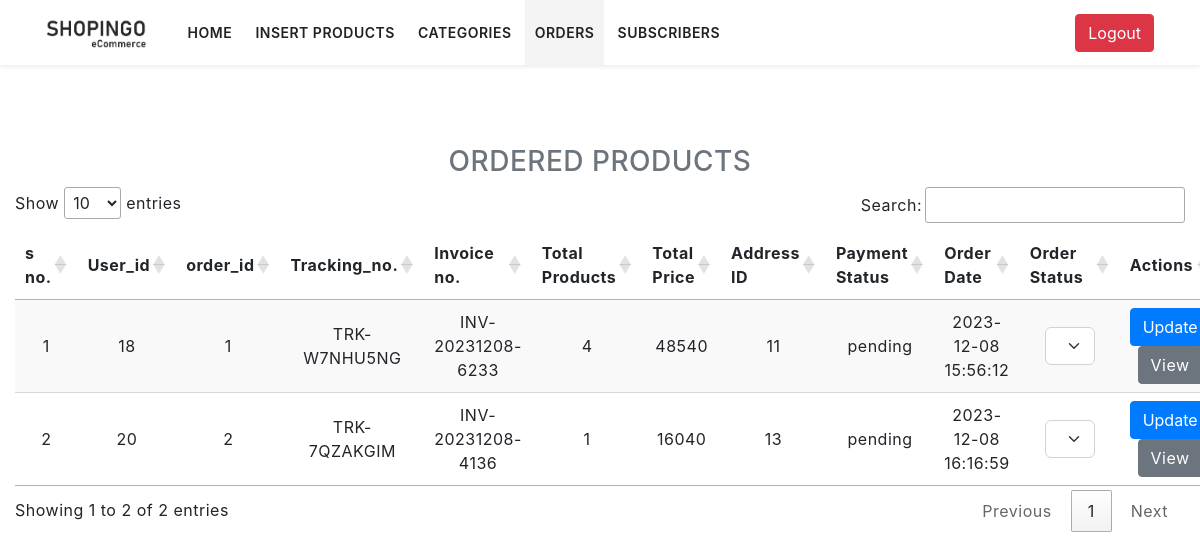
/shopingo_admin2-rahul/src/view/orders.php (signed in), run on an earlier commit of the app's database.
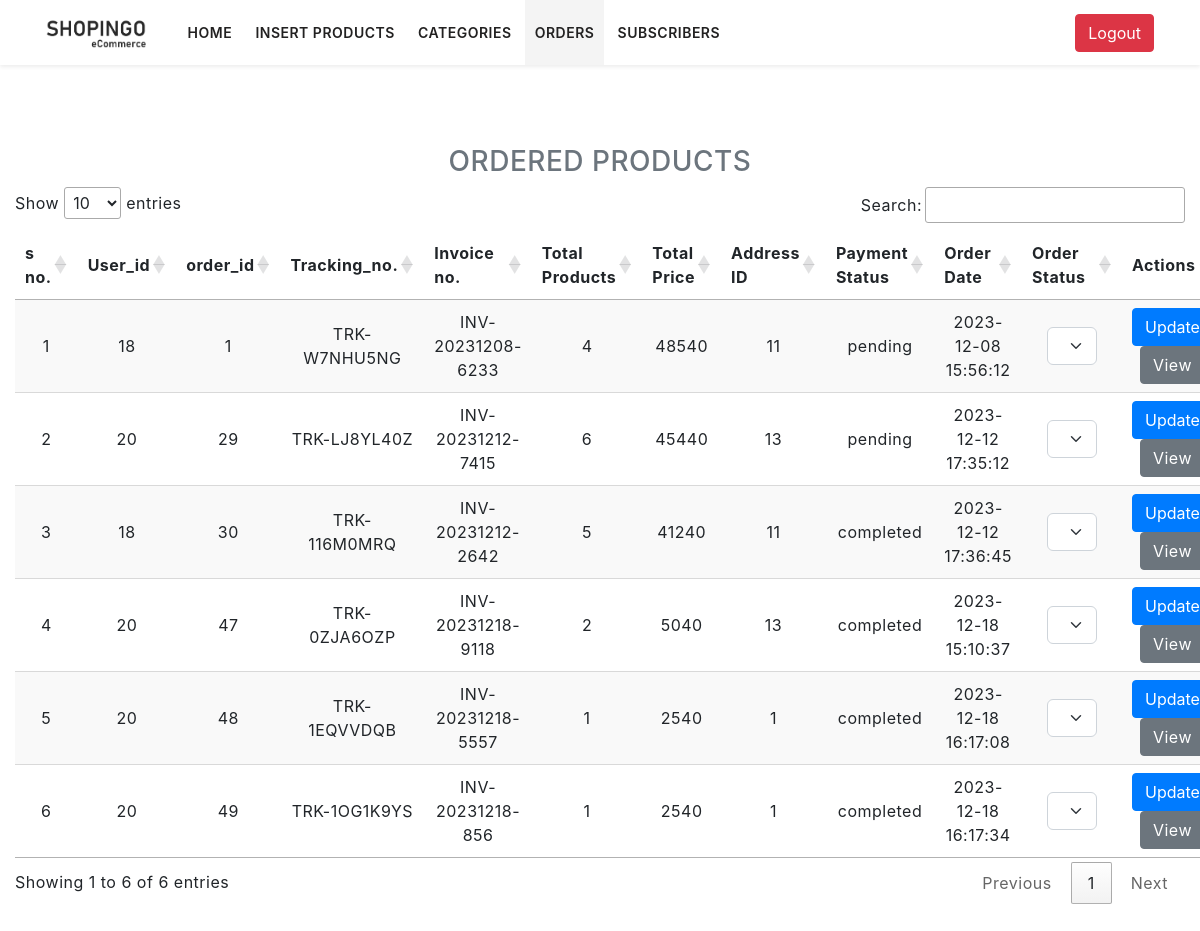
And on a later commit of the database.
### tables this page shows
CREATE TABLE `orders_table` (
  `id` int NOT NULL,
  `user_id` int NOT NULL,
  `total_price` int NOT NULL,
  `address_id` int NOT NULL,
  `total_products` int NOT NULL,
  `payment_method` varchar(255) NOT NULL DEFAULT 'cod',
  `tracking_number` varchar(255) NOT NULL,
  `invoice_number` varchar(255) NOT NULL,
  `transaction_id` varchar(255) NOT NULL DEFAULT 'cod',
  `payment_status` int NOT NULL DEFAULT '0',
  `status` varchar(255) NOT NULL DEFAULT 'n',
  `order_date` datetime DEFAULT CURRENT_TIMESTAMP
);

### shopingo_admin2-rahul/src/view/orders.php (the view, shortened to what the changed rows need)
<?php
include '../../includes/header.php';
if (isset($_SESSION['admin_login'])) {
    include '../../includes/nav.php';
    include '../controller/order_details_handle.php';
    $fetch_orders = "SELECT * FROM `orders_table`";
    $execute_fetch = mysqli_query($conn, $fetch_orders);
    $fetch_orders = array();
    while ($row = mysqli_fetch_assoc($execute_fetch)) {
        $fetch_orders[] = $row;
    }
    ?>
    <link rel="stylesheet" type="text/css" href="https://cdn.datatables.net/1.10.25/css/jquery.dataTables.min.css">
    <link href="https://maxcdn.bootstrapcdn.com/bootstrap/4.0.0/css/bootstrap.min.css" rel="stylesheet">
    <div class="page-content">
        <section class="section-padding">
            <div class="container-fluid">
                <div class="row">
                    <h3 class="text-center text-secondary mt-5">ORDERED PRODUCTS</h3>
                    <div class="col-12 col-lg-12 col-xl-12 col-xxl-12 mx-auto">
                        <table id="orders_table" class="display text-center">
                            <thead>
                                <tr>
                                    <th>s no.</th>
                                    <th>User_id</th>
                                    <th>order_id</th>
                                    <th>Tracking_no.</th>
                                    <th>Invoice no.</th>
                                    <th>Total Products</th>
                                    <th>Total Price</th>
                                    <th>Address ID</th>
                                    <th>Payment Status</th>
                                    <th>Order Date</th>
                                    <th>Order Status</th>
                                    <th>Actions</th>
                                </tr>
                            </thead>
                            <tbody>
                                <?php
                                $i = 1;
                                foreach ($fetch_orders as $orders) {
                                    $user_id = $orders['user_id'];
                                    $order_id = $orders['id'];
                                    ?>
                                    <tr>
                                        <td>
                                            <?php echo $i ?>
                                        </td>
                                        <td>
                                            <?php echo $orders['user_id'] ?>
                                        </td>
                                        <td>
                                            <?php echo $orders['id'] ?>
                                        </td>
                                        <td>
                                            <?php echo $orders['tracking_number'] ?>
                                        </td>
                                        <td>
                                            <?php echo $orders['invoice_number'] ?>
                                        </td>
                                        <td>
                                            <?php echo $orders['total_products'] ?>
                                        </td>
                                        <td>
                                            <?php echo $orders['total_price'] ?>
                                        </td>
                                        <td>
                                            <?php echo $orders['address_id'] ?>
                                        </td>
                                        <td>
                                            <?php if ($orders['payment_status'] == 0) {
                                                echo "pending";
                                            } else {
                                                echo "completed";
                                            } ?>
                                        </td>
                                        <td>
                                            <?php echo $orders['order_date'] ?>
                                        </td>
                                        <form action="../controller/order_details_handle.php" method="POST"
                                            style="display: inline;">
                                            <td>
                                                <div class="col-12">
                                                    <select class="form-select order-status" name="order_status"
                                                        id="order_status">
                                                        <option value="">
                                                            <?php
                                                            if ($orders['status'] == 'n') {
                                                                echo "pending";
                                                            } else if ($orders['status'] == 's') {
                                                                echo "shipped";
                                                            } else {
                                                                echo "delivered";
                                                            } ?>
                                                        </option>
                                                    </select>
                                                </div>
                                            </td>
                                            <td>
                                                <button name="order_status_btn" class="btn btn-primary">Update</button>
                                        </form>
                                        <a href="./order_details.php?user_id=<?php echo $user_id; ?>&order_id=<?php echo $order_id; ?>"
                                            class="btn btn-secondary">View</a>
                                    </tr>
                                    <?php
                                    $i++;
                                }
                                ?>
                            </tbody>
                        </table>
                    </div>
                </div>
            </div>
        </section>
    </div>
    <?php include '../../includes/footer_file.php'; ?>
    <?php
}
?>

What changed in the data, as far as the page shows it:
removed orders_table: user "20", id "2", tracking_number "TRK-7QZAKGIM", invoice_number "INV-20231208-4136", total_products "1", total_price "16040", address "13", payment_status "pending", order_date "2023-12-08 16:16:59"
changed orders_table "TRK-W7NHU5NG": order_status "shipped" → "delivered"
added orders_table: user "20", id "29", tracking_number "TRK-LJ8YL40Z", invoice_number "INV-20231212-7415", total_products "6", total_price "45440", address "13", payment_status "pending", order_date "2023-12-12 17:35:12"
added orders_table: user "18", id "30", tracking_number "TRK-116M0MRQ", invoice_number "INV-20231212-2642", total_products "5", total_price "41240", address "11", payment_status "completed", order_date "2023-12-12 17:36:45"
added orders_table: user "20", id "47", tracking_number "TRK-0ZJA6OZP", invoice_number "INV-20231218-9118", total_products "2", total_price "5040", address "13", payment_status "completed", order_date "2023-12-18 15:10:37"
added orders_table: user "20", id "48", tracking_number "TRK-1EQVVDQB", invoice_number "INV-20231218-5557", total_products "1", total_price "2540", address "1", payment_status "completed", order_date "2023-12-18 16:17:08"
added orders_table: user "20", id "49", tracking_number "TRK-1OG1K9YS", invoice_number "INV-20231218-856", total_products "1", total_price "2540", address "1", payment_status "completed", order_date "2023-12-18 16:17:34"
Also different on the page:
text written by a page script: "Show entries Search: Showing 1 to 2 of 2 entries Previous 1 Next" → "Show entries Search: Showing 1 to 6 of 6 entries Previous 1 Next"
